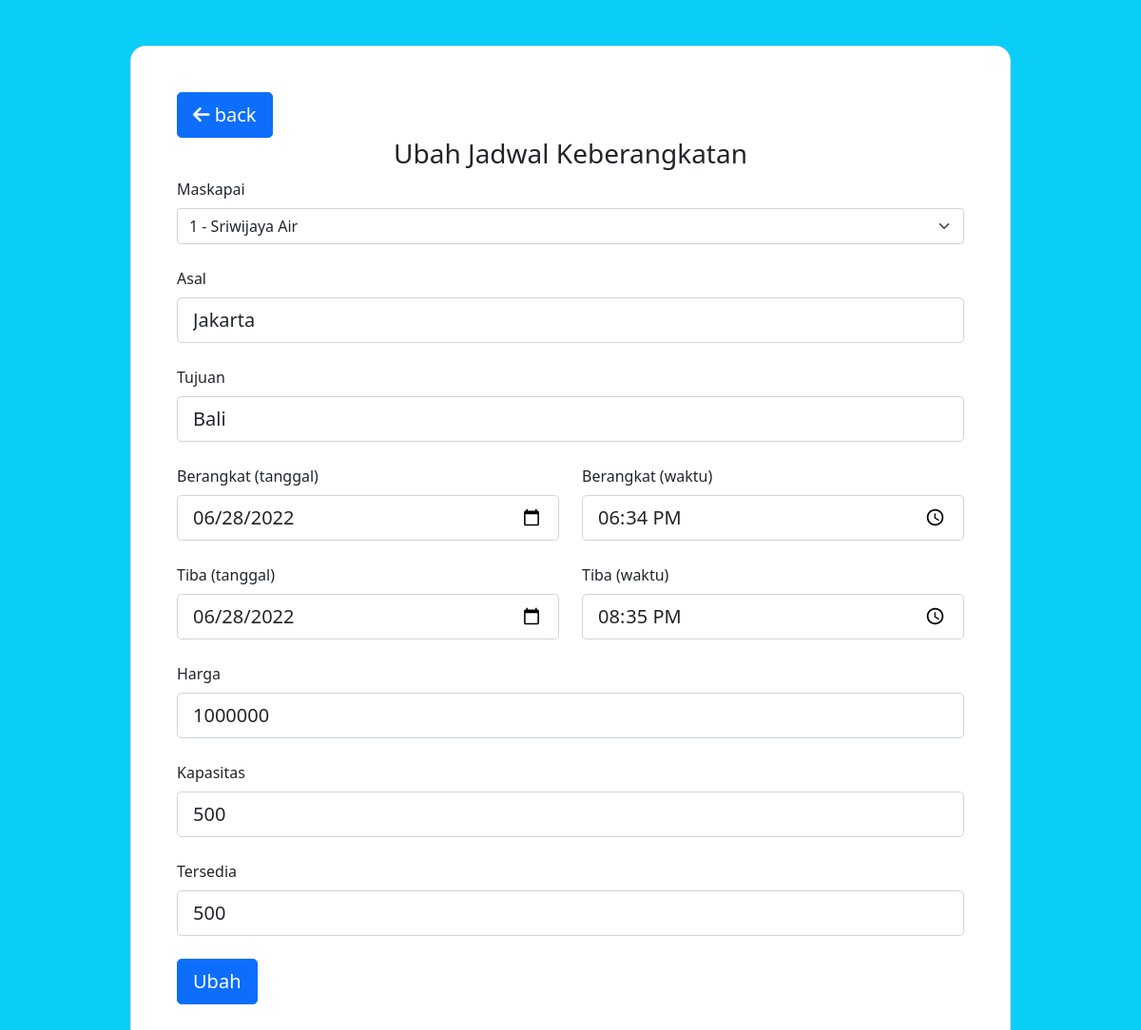
Page /edit-jadwal.php?id=7 (signed in) on the earlier database version.
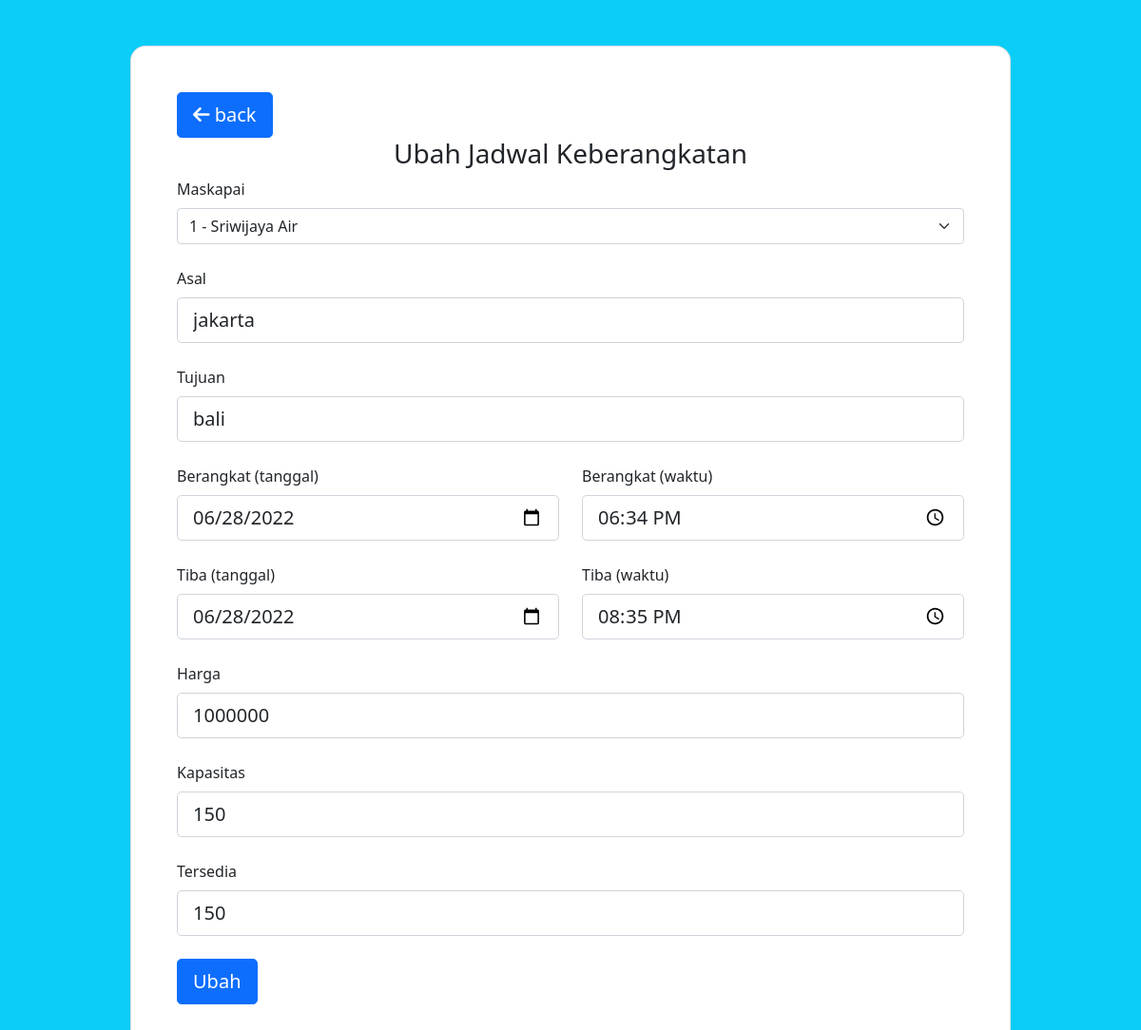
Same page on the later database version.
### tables this page shows
CREATE TABLE `jadwal` (
  `id` int(5) NOT NULL,
  `maskapai` int(5) NOT NULL,
  `asal` varchar(255) NOT NULL,
  `tujuan` varchar(255) NOT NULL,
  `berangkat` datetime NOT NULL,
  `tiba` datetime NOT NULL,
  `harga` int(25) NOT NULL,
  `kapasitas` int(11) NOT NULL,
  `tersedia` int(11) NOT NULL
);

CREATE TABLE `maskapai` (
  `id` int(5) NOT NULL,
  `nama` varchar(255) NOT NULL,
  `kode` varchar(5) NOT NULL
);

### edit-jadwal.php (the view, shortened to what the changed rows need)
<?php
include 'config.php';
if(isset($_GET['id'])){
    $id = $_GET['id'];
    $query = "SELECT * FROM jadwal WHERE id = $id";
    $result = $conn->query($query);
    $hasil = mysqli_fetch_assoc($result);
} else {
    header("Location: dashboard.php");
}
?>
<!DOCTYPE html>
<html lang="en">
<head>
    <link href="https://cdn.jsdelivr.net/npm/bootstrap@5.1.3/dist/css/bootstrap.min.css" rel="stylesheet">
    <link rel="stylesheet" href="https://cdnjs.cloudflare.com/ajax/libs/font-awesome/6.1.1/css/all.min.css" />
</head>
<body style="background-color: #0ACDF8;">
    <section>
        <div class="container py-5 h-100">
            <div class="row d-flex justify-content-center align-items-center">
                <div class="col-12 col-md-8 col-lg-6 col-xl-10">
                    <div class="card shadow-2-strong" style="border-radius: 1rem;">
                        <div class="card-body p-5">
                            <form action="" method="POST">
                                <div class="form-outline mb-4">
                                    <label class="form-label" for="asal">Maskapai</label>
                                    <select class="form-select" name="maskapai" required>
                                        <?php
                                        $query = "SELECT * FROM maskapai";
                                        $result = $conn->query($query);
                                        while($row = $result->fetch_array()){
                                            $id = $row['id'];
                                            $nm_maskapai = $row['nama'];
                                            echo '<option value="'.$id.'" '.($id==$hasil['maskapai']?" selected":"").'
                                            >'.$id.' - '.$nm_maskapai.'</option>';
                                        }
                                        ?>
                                    </select>
                                </div>
                                <div class="form-outline mb-4">
                                    <label class="form-label" for="asal">Asal</label>
                                    <input type="text" id="asal" name="asal" value="<?= $hasil['asal'] ?>" class="form-control form-control-lg" required/>
                                </div>
                                <div class="form-outline mb-4">
                                    <label class="form-label" for="tujuan">Tujuan</label>
                                    <input type="text" id="tujuan" name="tujuan"  value="<?= $hasil['tujuan'] ?>" class="form-control form-control-lg" required/>
                                </div>
                                <div class="row">
                                    <div class="form-outline col mb-4">
                                        <label class="form-label" for="berangkat">Berangkat (tanggal)</label>
                                        <input type="date" id="berangkat" name="berangkat" value="<?= date("Y-m-d",strtotime($hasil['berangkat'])) ?>" class="form-control form-control-lg" required/>
                                    </div>
                                    <div class="form-outline col mb-4">
                                        <label class="form-label" for="tiba">Berangkat (waktu)</label>
                                        <input type="time" id="berangkat_waktu" name="berangkat_waktu" value="<?= date("H:i",strtotime($hasil['berangkat'])) ?>" class="form-control form-control-lg" required/>
                                    </div>
                                </div>
                                <div class="row">
                                    <div class="form-outline col mb-4">
                                        <label class="form-label" for="tiba">Tiba (tanggal)</label>
                                        <input type="date" id="tiba" name="tiba" value="<?= date("Y-m-d",strtotime($hasil['tiba'])) ?>" class="form-control form-control-lg" required/>
                                    </div>
                                    <div class="form-outline col mb-4">
                                        <label class="form-label" for="tiba">Tiba (waktu)</label>
                                        <input type="time" id="tiba_waktu" name="tiba_waktu" value="<?= date("H:i",strtotime($hasil['tiba'])) ?>" class="form-control form-control-lg" required/>
                                    </div>
                                </div>
                                <div class="form-outline mb-4">
                                    <label class="form-label" for="harga">Harga</label>
                                    <input type="text" id="harga" name="harga" value="<?= $hasil['harga'] ?>" class="form-control form-control-lg" required/>
                                </div>
                                <div class="form-outline mb-4">
                                    <label class="form-label" for="kapasitas">Kapasitas</label>
                                    <input type="text" id="kapasitas" name="kapasitas" value="<?= $hasil['kapasitas'] ?>" class="form-control form-control-lg" required/>
                                </div>
                                <div class="form-outline mb-4">
                                    <label class="form-label" for="tersedia">Tersedia</label>
                                    <input type="text" id="tersedia" name="tersedia" value="<?= $hasil['tersedia'] ?>" class="form-control form-control-lg" required/>
                                </div>
                            </form>
                        </div>
                    </div>
                </div>
            </div>
        </div>
    </section>
</body>
</html>

Differences in the rows shown:
changed jadwal "1 - Sriwijaya Air": asal "Jakarta" → "jakarta"; tujuan "Bali" → "bali"; kapasitas "500" → "150"; tersedia "500" → "150"
